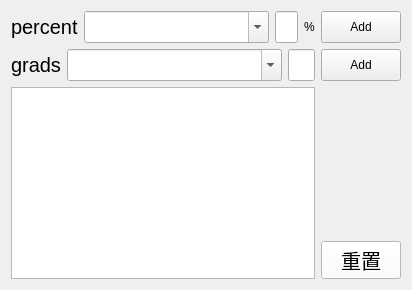
                 <widget class="QWidget" name="tab_4">
                  <attribute name="title">
                   <string>返利</string>
                  </attribute>
                  <layout class="QVBoxLayout" name="verticalLayout_18">
                   <item>
                    <layout class="QVBoxLayout" name="verticalLayout_17" stretch="1,1,6">
                     <item>
                      <layout class="QHBoxLayout" name="horizontalLayout_19" stretch="1,8,1,1,1">
                       <item>
                        <widget class="QLabel" name="label_7">
                         <property name="styleSheet">
                          <string notr="true">font: 20px
</string>
                         </property>
                         <property name="text">
                          <string>percent</string>
                         </property>
                        </widget>
                       </item>
                       <item>
                        <widget class="QComboBox" name="combxSKU1">
                         <property name="sizePolicy">
                          <sizepolicy hsizetype="Preferred" vsizetype="Preferred">
                           <horstretch>0</horstretch>
                           <verstretch>0</verstretch>
                          </sizepolicy>
                         </property>
                         <property name="styleSheet">
                          <string notr="true">font: 20px
</string>
                         </property>
                         <property name="editable">
                          <bool>true</bool>
                         </property>
                        </widget>
                       </item>
                       <item>
                        <widget class="QLineEdit" name="lEPercent">
                         <property name="sizePolicy">
                          <sizepolicy hsizetype="Preferred" vsizetype="Preferred">
                           <horstretch>0</horstretch>
                           <verstretch>0</verstretch>
                          </sizepolicy>
                         </property>
                        </widget>
                       </item>
                       <item>
                        <widget class="QLabel" name="label_6">
                         <property name="sizePolicy">
                          <sizepolicy hsizetype="Fixed" vsizetype="Fixed">
                           <horstretch>0</horstretch>
                           <verstretch>0</verstretch>
                          </sizepolicy>
                         </property>
                         <property name="text">
                          <string>%</string>
                         </property>
                        </widget>
                       </item>
                       <item>
                        <widget class="QPushButton" name="btnpercentAdd">
                         <property name="sizePolicy">
                          <sizepolicy hsizetype="Preferred" vsizetype="Preferred">
                           <horstretch>0</horstretch>
                           <verstretch>0</verstretch>
                          </sizepolicy>
                         </property>
                         <property name="text">
                          <string>Add</string>
                         </property>
                        </widget>
                       </item>
                      </layout>
                     </item>
                     <item>
                      <layout class="QHBoxLayout" name="horizontalLayout_20" stretch="1,8,1,1">
                       <item>
                        <widget class="QLabel" name="label_8">
                         <property name="styleSheet">
                          <string notr="true">font: 20px
</string>
                         </property>
                         <property name="text">
                          <string>grads</string>
                         </property>
                        </widget>
                       </item>
                       <item>
                        <widget class="QComboBox" name="combxSKU2">
                         <property name="sizePolicy">
                          <sizepolicy hsizetype="Preferred" vsizetype="Preferred">
                           <horstretch>0</horstretch>
                           <verstretch>0</verstretch>
                          </sizepolicy>
                         </property>
                         <property name="styleSheet">
                          <string notr="true">font: 20px
</string>
                         </property>
                         <property name="editable">
                          <bool>true</bool>
                         </property>
                        </widget>
                       </item>
                       <item>
                        <widget class="QLineEdit" name="LEGrads">
                         <property name="sizePolicy">
                          <sizepolicy hsizetype="Preferred" vsizetype="Preferred">
                           <horstretch>0</horstretch>
                           <verstretch>0</verstretch>
                          </sizepolicy>
                         </property>
                        </widget>
                       </item>
                       <item>
                        <widget class="QPushButton" name="btngradsAdd">
                         <property name="sizePolicy">
                          <sizepolicy hsizetype="Preferred" vsizetype="Preferred">
                           <horstretch>0</horstretch>
                           <verstretch>0</verstretch>
                          </sizepolicy>
                         </property>
                         <property name="text">
                          <string>Add</string>
                         </property>
                        </widget>
                       </item>
                      </layout>
                     </item>
                     <item>
                      <layout class="QHBoxLayout" name="horizontalLayout_21" stretch="5,1">
                       <item>
                        <widget class="QListView" name="listViewRebate">
                         <property name="contextMenuPolicy">
                          <enum>Qt::ActionsContextMenu</enum>
                         </property>
                         <property name="editTriggers">
                          <set>QAbstractItemView::NoEditTriggers</set>
                         </property>
                         <property name="selectionMode">
                          <enum>QAbstractItemView::MultiSelection</enum>
                         </property>
                         <property name="selectionBehavior">
                          <enum>QAbstractItemView::SelectRows</enum>
                         </property>
                        </widget>
                       </item>
                       <item>
                        <layout class="QVBoxLayout" name="verticalLayout_16" stretch="5,7">
                         <item>
                          <spacer name="verticalSpacer_6">
                           <property name="orientation">
                            <enum>Qt::Vertical</enum>
                           </property>
                           <property name="sizeHint" stdset="0">
                            <size>
                             <width>20</width>
                             <height>40</height>
                            </size>
                           </property>
                          </spacer>
                         </item>
                         <item>
                          <widget class="QPushButton" name="pushButton_3">
                           <property name="styleSheet">
                            <string notr="true">background-color: rgb(255, 255, 255);font: 20px
</string>
                           </property>
                           <property name="text">
                            <string>重置</string>
                           </property>
                          </widget>
                         </item>
                        </layout>
                       </item>
                      </layout>
                     </item>
                    </layout>
                   </item>
                  </layout>
                 </widget>
